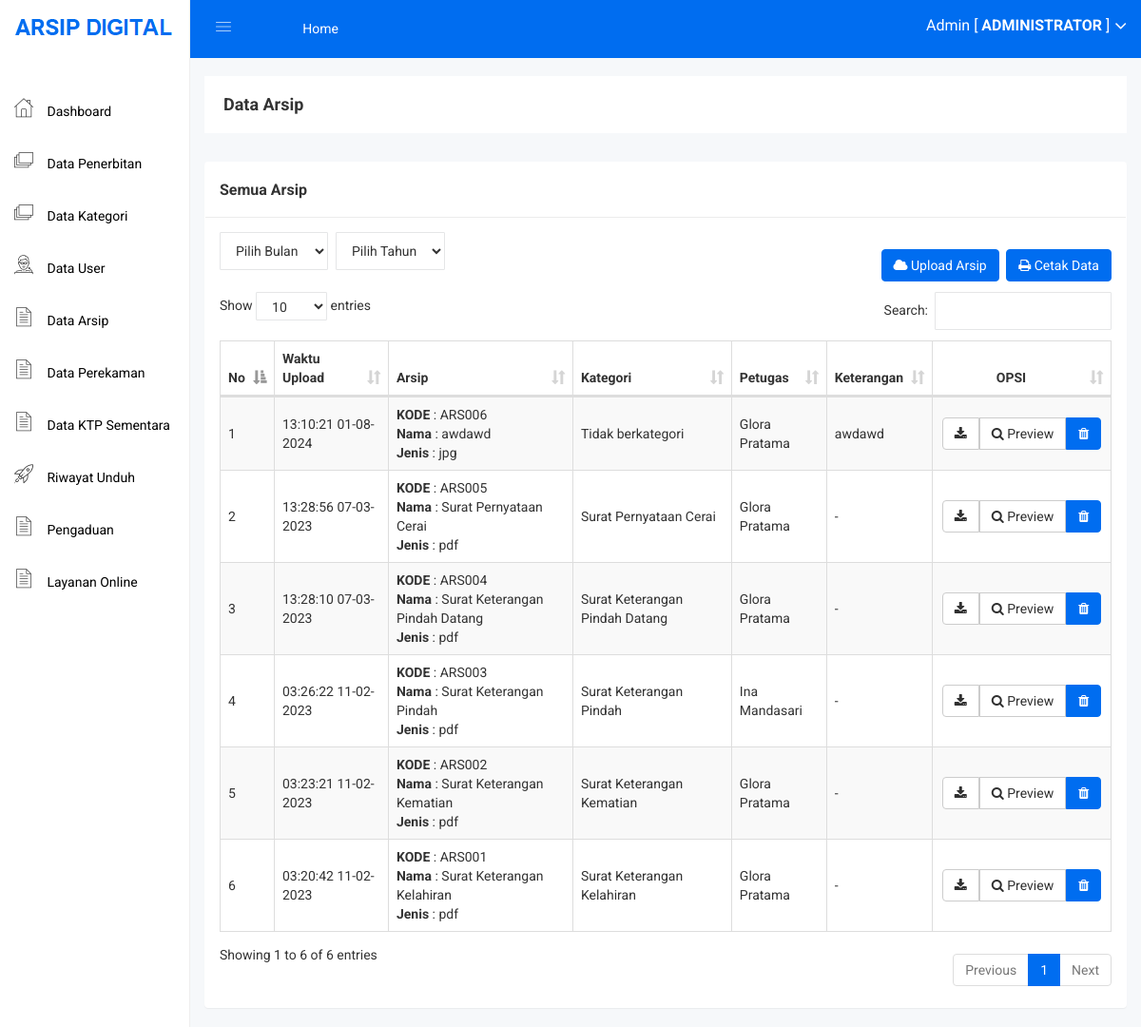
/admin/arsip.php (signed in), run on the app's committed database.
### tables this page shows
CREATE TABLE IF NOT EXISTS `arsip` (
  `arsip_id` int NOT NULL AUTO_INCREMENT,
  `arsip_waktu_upload` datetime NOT NULL,
  `arsip_petugas` int NOT NULL,
  `arsip_kode` varchar(255) NOT NULL,
  `arsip_nama` varchar(255) NOT NULL,
  `arsip_jenis` varchar(255) NOT NULL,
  `arsip_kategori` int NOT NULL,
  `arsip_keterangan` text NOT NULL,
  `arsip_file` varchar(255) NOT NULL,
  PRIMARY KEY (`arsip_id`)
);

CREATE TABLE IF NOT EXISTS `kategori` (
  `kategori_id` int NOT NULL AUTO_INCREMENT,
  `kategori_nama` varchar(255) NOT NULL,
  `kategori_keterangan` text NOT NULL,
  PRIMARY KEY (`kategori_id`)
);

CREATE TABLE IF NOT EXISTS `petugas` (
  `petugas_id` int NOT NULL AUTO_INCREMENT,
  `petugas_nama` varchar(255) NOT NULL,
  `petugas_username` varchar(255) NOT NULL,
  `petugas_password` varchar(255) NOT NULL,
  `petugas_foto` varchar(255) NOT NULL,
  PRIMARY KEY (`petugas_id`)
);

### admin/arsip.php (the view, shortened to what this page needs)
<?php include 'header.php'; ?>
<br>
<br>
<div class="breadcome-area">
    <div class="container-fluid">
        <div class="row">
            <div class="col-lg-12 col-md-12 col-sm-12 col-xs-12">
                <div class="breadcome-list">
                    <div class="row">
                        <div class="col-lg-6 col-md-6 col-sm-6 col-xs-12">
                            <div class="breadcome-heading">
                                <h4 style="margin-bottom: 0px">Data Arsip</h4>
                            </div>
                        </div>
                    </div>
                </div>
            </div>
        </div>
    </div>
</div>
<div class="container-fluid">
    <div class="panel panel">
        <div class="panel-heading">
            <h3 class="panel-title">Semua Arsip</h3>
        </div>
        <div class="panel-body">
            <div class="d-flex align-items-center justify-content-between mb-2">
                <div class="d-flex">
                    <div class="form-group">
                        <?= renderMonthSelect('bulan'); ?>
                    </div>
                    <div class="form-group mx-2">
                        <?= renderYearSelect('tahun', 2020, 2025);
                        ?>
                    </div>
                </div>
                <div>
                    <a href="arsip_tambah.php" class="btn btn-primary mx-1"><i class="fa fa-cloud"></i> Upload Arsip</a>
                    <a href="arsip_cetak.php?<?= getUrlParams() ?>" class="btn btn-primary"><i class="fa fa-print"></i> Cetak Data</a>
                </div>
            </div>
            <table id="table" class="table table-bordered table-striped table-hover table-datatable">
                <thead>
                    <tr>
                        <th width="1%">No</th>
                        <th>Waktu Upload</th>
                        <th>Arsip</th>
                        <th>Kategori</th>
                        <th>Petugas</th>
                        <th>Keterangan</th>
                        <th class="text-center" width="20%">OPSI</th>
                    </tr>
                </thead>
                <tbody>
                    <?php
                    include '../koneksi.php';
                    $no = 1;
                    $sql = "SELECT * FROM arsip
        INNER JOIN kategori ON arsip.arsip_kategori = kategori.kategori_id
        INNER JOIN petugas ON arsip.arsip_petugas = petugas.petugas_id";
                    $sql .= " ORDER BY arsip_id DESC";
                    $arsip = mysqli_query($koneksi, $sql);
                    while ($p = mysqli_fetch_array($arsip)) {
                    ?>
                        <tr>
                            <td><?php echo $no++; ?></td>
                            <td><?php echo date('H:i:s  d-m-Y', strtotime($p['arsip_waktu_upload'])) ?></td>
                            <td>
                                <b>KODE</b> : <?php echo $p['arsip_kode'] ?><br>
                                <b>Nama</b> : <?php echo $p['arsip_nama'] ?><br>
                                <b>Jenis</b> : <?php echo $p['arsip_jenis'] ?><br>
                            </td>
                            <td><?php echo $p['kategori_nama'] ?></td>
                            <td><?php echo $p['petugas_nama'] ?></td>
                            <td><?php echo $p['arsip_keterangan'] ?></td>
                            <td class="text-center">
                                <div class="btn-group">
                                    <a target="_blank" class="btn btn-default" href="../arsip/<?php echo $p['arsip_file']; ?>"><i class="fa fa-download"></i></a>
                                    <a target="_blank" href="arsip_preview.php?id=<?php echo $p['arsip_id']; ?>" class="btn btn-default"><i class="fa fa-search"></i> Preview</a>
                                    <button type="button" class="btn btn-primary" data-toggle="modal" data-target="#exampleModal_<?php echo $p['arsip_id']; ?>">
                                        <i class="fa fa-trash"></i>
                                    </button>
                                </div>
                            </td>
                        </tr>
                    <?php
                    }
                    ?>
                </tbody>
            </table>
        </div>
    </div>
</div>
<?php include 'footer.php'; ?>

### assets/css/main.css (style rules this page uses)
html { color: #222; font-size: 1em; line-height: 1.4; }

### assets/css/style.css (style rules this page uses)
table .btn { margin: 0px !important; }
.btn-primary { background: #006df0; color: white !important; border: 1px solid #006df0; }
.panel-heading { padding: 20px 15px; border-bottom: 1px solid #ececec; }
td { vertical-align: middle !important; }
.mr-1, .mx-1 { margin-right: 0.25rem !important; }
.ml-1, .mx-1 { margin-left: 0.25rem !important; }
.mr-2, .mx-2 { margin-right: 0.5rem !important; }
.mb-2, .my-2 { margin-bottom: 0.5rem !important; }
.ml-2, .mx-2 { margin-left: 0.5rem !important; }
.d-flex { display: flex !important; }
.justify-content-between { justify-content: space-between !important; }
.align-items-center { align-items: center !important; }

### assets/js/DataTables/datatables.css (style rules this page uses)
table.dataTable { clear: both; margin-top: 6px !important; margin-bottom: 6px !important; max-width: none !important; border-collapse: separate !important; }
table.dataTable td, table.dataTable th { -webkit-box-sizing: content-box; box-sizing: content-box; }
table.dataTable thead > tr > th.sorting_asc, table.dataTable thead > tr > th.sorting_desc, table.dataTable thead > tr > th.sorting, table.dataTable thead > tr > td.sorting_asc, table.dataTable thead > tr > td.sorting_desc, table.dataTable thead > tr > td.sorting { padding-right: 30px; }
table.dataTable thead .sorting, table.dataTable thead .sorting_asc, table.dataTable thead .sorting_desc, table.dataTable thead .sorting_asc_disabled, table.dataTable thead .sorting_desc_disabled { cursor: pointer; position: relative; }
table.dataTable thead .sorting:after, table.dataTable thead .sorting_asc:after, table.dataTable thead .sorting_desc:after, table.dataTable thead .sorting_asc_disabled:after, table.dataTable thead .sorting_desc_disabled:after { position: absolute; bottom: 8px; right: 8px; display: block; font-family: 'Glyphicons Halflings'; opacity: 0.5; }
table.dataTable thead .sorting:after { opacity: 0.2; content: "\e150"; }
table.dataTable thead .sorting_asc:after { content: "\e155"; }
table.table-bordered.dataTable th, table.table-bordered.dataTable td { border-left-width: 0; }
table.table-bordered.dataTable th:last-child, table.table-bordered.dataTable th:last-child, table.table-bordered.dataTable td:last-child, table.table-bordered.dataTable td:last-child { border-right-width: 0; }
table.table-bordered.dataTable tbody th, table.table-bordered.dataTable tbody td { border-bottom-width: 0; }

### data on the page
arsip: arsip_waktu_upload "13:10:21 01-08-2024", arsip_kode "ARS006", arsip_nama "awdawd", arsip_jenis "jpg", kategori.kategori_nama "Tidak berkategori", petugas.petugas_nama "Glora Pratama", arsip_keterangan "awdawd"
arsip: arsip_waktu_upload "13:28:56 07-03-2023", arsip_kode "ARS005", arsip_nama "Surat Pernyataan Cerai", arsip_jenis "pdf", kategori.kategori_nama "Surat Pernyataan Cerai", petugas.petugas_nama "Glora Pratama", arsip_keterangan "-"
arsip: arsip_waktu_upload "13:28:10 07-03-2023", arsip_kode "ARS004", arsip_nama "Surat Keterangan Pindah Datang", arsip_jenis "pdf", kategori.kategori_nama "Surat Keterangan Pindah Datang", petugas.petugas_nama "Glora Pratama", arsip_keterangan "-"
arsip: arsip_waktu_upload "03:26:22 11-02-2023", arsip_kode "ARS003", arsip_nama "Surat Keterangan Pindah", arsip_jenis "pdf", kategori.kategori_nama "Surat Keterangan Pindah", petugas.petugas_nama "Ina Mandasari", arsip_keterangan "-"
arsip: arsip_waktu_upload "03:23:21 11-02-2023", arsip_kode "ARS002", arsip_nama "Surat Keterangan Kematian", arsip_jenis "pdf", kategori.kategori_nama "Surat Keterangan Kematian", petugas.petugas_nama "Glora Pratama", arsip_keterangan "-"
arsip: arsip_waktu_upload "03:20:42 11-02-2023", arsip_kode "ARS001", arsip_nama "Surat Keterangan Kelahiran", arsip_jenis "pdf", kategori.kategori_nama "Surat Keterangan Kelahiran", petugas.petugas_nama "Glora Pratama", arsip_keterangan "-"

### other printed values
$_SESSION['nama'] "Admin"
